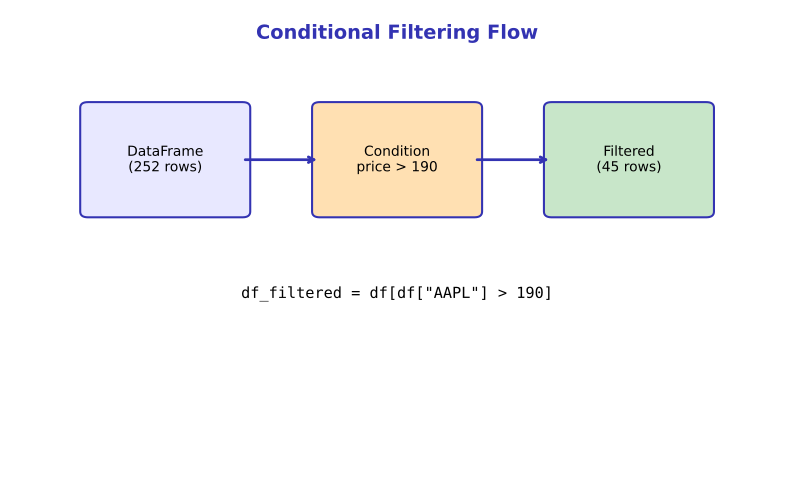

Reproduce this figure in Python.
"""Generated chart with course color palette"""
import matplotlib.pyplot as plt
import matplotlib.patches as patches
from matplotlib.patches import FancyBboxPatch, Rectangle, Circle, FancyArrowPatch, Wedge
import numpy as np
import pandas as pd
import seaborn as sns
from pathlib import Path

# Standard matplotlib configuration
plt.rcParams.update({
    'font.size': 10,
    'axes.labelsize': 10,
    'axes.titlesize': 11,
    'xtick.labelsize': 9,
    'ytick.labelsize': 9,
    'legend.fontsize': 9,
    'figure.figsize': (10, 6),
    'figure.dpi': 150
})

# Course colors
MLPURPLE = '#3333B2'
MLLAVENDER = '#ADADE0'
MLBLUE = '#0066CC'
MLORANGE = '#FF7F0E'
MLGREEN = '#2CA02C'
MLRED = '#D62728'

# Course colors already used in this lesson
COLOR_PRIMARY = MLPURPLE
COLOR_SECONDARY = MLPURPLE
COLOR_ACCENT = MLBLUE
COLOR_LIGHT = MLLAVENDER
COLOR_GREEN = MLGREEN
COLOR_ORANGE = MLORANGE
COLOR_RED = MLRED


fig, ax = plt.subplots(figsize=(10, 6))
ax.set_xlim(0, 10)
ax.set_ylim(0, 8)
ax.axis('off')

ax.text(5, 7.5, 'Conditional Filtering Flow', fontsize=14, fontweight='bold', ha='center', color=MLPURPLE)

# Flow
boxes = [
    (1, 4.5, 'DataFrame\n(252 rows)', '#E8E8FF'),
    (4, 4.5, 'Condition\nprice > 190', '#FFE0B2'),
    (7, 4.5, 'Filtered\n(45 rows)', '#C8E6C9')
]

for x, y, text, color in boxes:
    rect = patches.FancyBboxPatch((x, y), 2, 1.8, boxstyle="round,pad=0.1",
                                   facecolor=color, edgecolor=MLPURPLE, linewidth=1.5)
    ax.add_patch(rect)
    ax.text(x+1, y+0.9, text, fontsize=10, ha='center', va='center')

ax.annotate('', xy=(4, 5.4), xytext=(3, 5.4), arrowprops=dict(arrowstyle='->', color=MLPURPLE, lw=2))
ax.annotate('', xy=(7, 5.4), xytext=(6, 5.4), arrowprops=dict(arrowstyle='->', color=MLPURPLE, lw=2))

ax.text(5, 3, 'df_filtered = df[df["AAPL"] > 190]', fontsize=11, fontfamily='monospace', ha='center')

plt.savefig('chart.pdf', dpi=300, bbox_inches='tight')
plt.close()
